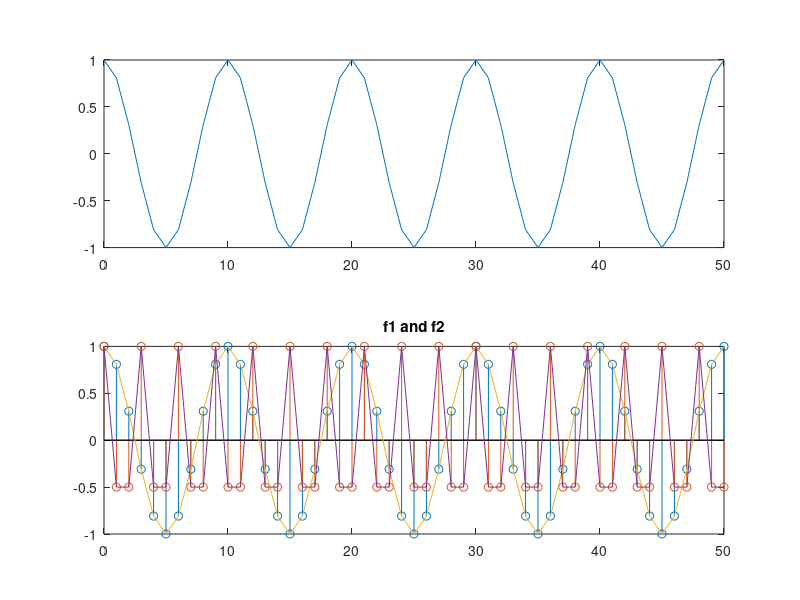

This figure's MATLAB source:

f0 = 1000
t = 0:1:50;

%f = cos(2*pi*f0*t);

f1 = 10000
f2 = 1500

%sample the f0 signal at f1
f = cos(2*pi*f0*t/ f1);

%sample the f0 signal at f2
f2 = cos(2*pi*f0*t/ f2);

%plot the sampled signals
hold on
subplot(2,1,1)
stem(t,f)
title('f1')
plot(t,f)
hold off


%plot the sampled signals
subplot(2,1,2)
stem(t,f)
hold on
stem(t,f2)
title('f1 and f2')
plot(t,f)
plot(t,f2)

hold off








